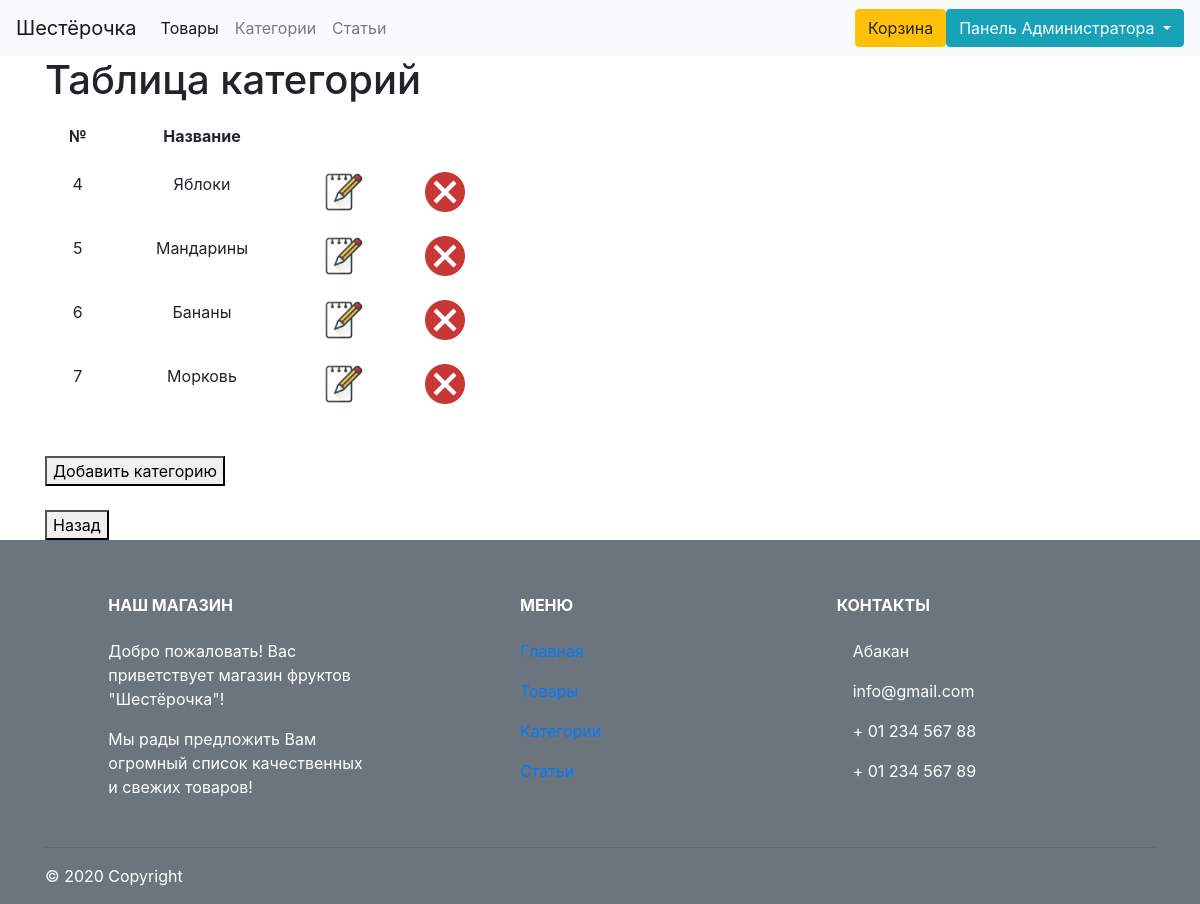
The page /spisok_category.php (signed in) on the database as committed earlier.
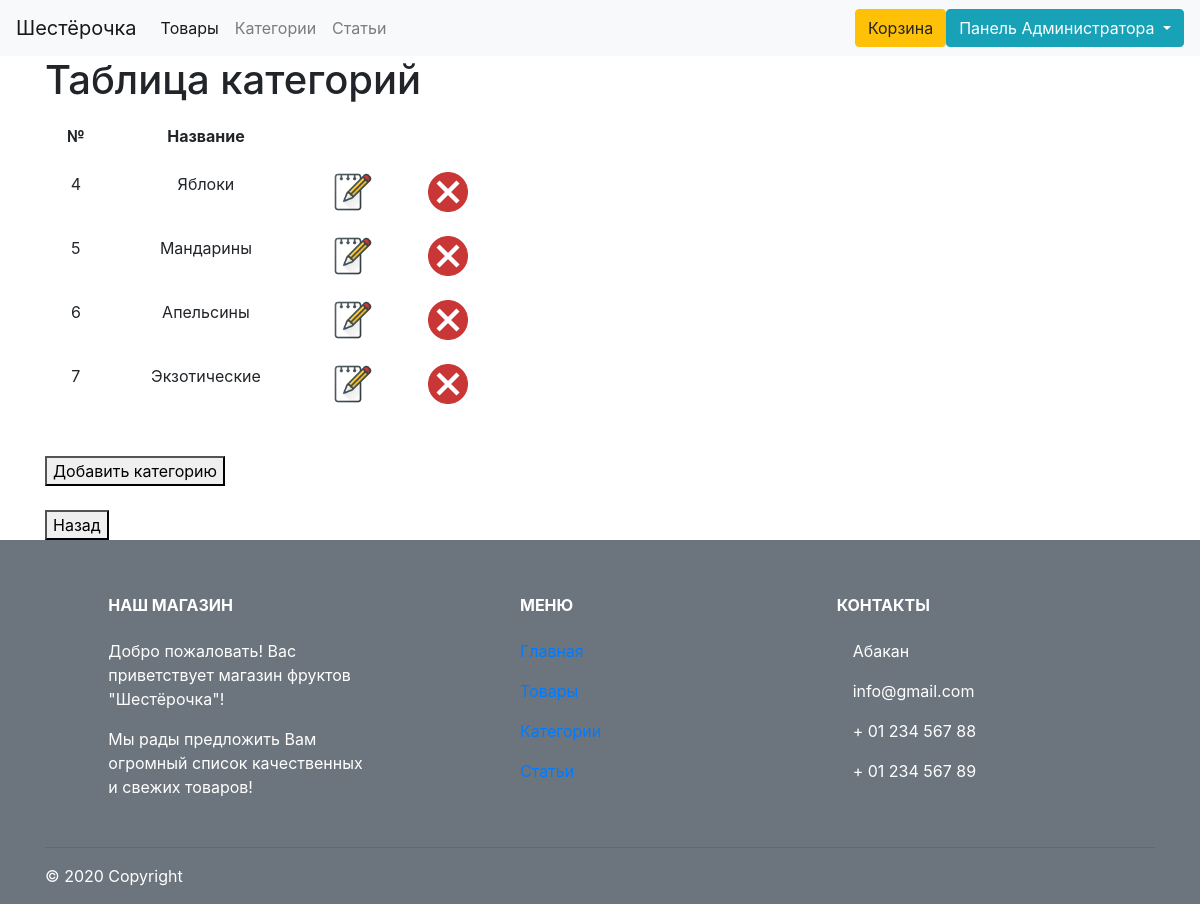
The same page on the database as committed later.
### tables this page shows
CREATE TABLE `category` (
  `id` int(11) NOT NULL,
  `name` varchar(255) NOT NULL
);

### spisok_category.php (the view, shortened to what this page needs)
<?php
require_once 'navbar.php';
$sql = "SELECT * FROM `category`";
$result = $pdo->query($sql);
?>
<!DOCTYPE html>
<html lang="en">
<head>
    <link rel="stylesheet" href="https://stackpath.bootstrapcdn.com/bootstrap/4.4.1/css/bootstrap.min.css"
>
    <link rel="stylesheet" href="https://stackpath.bootstrapcdn.com/bootstrap/4.5.2/css/bootstrap.min.css">
</head>
<body>
<section class="container">
    <div class="login">
        <h1>Таблица категорий</h1>
        <table class = "table table-borderless">
            <thead class="text-center">
            <tr>
                <th>№</th>
                <th>Название</th>
            </tr>
            <?php
        while ($row = $result->fetch())
        {
            echo "<tr>";
            echo '<td>'.$row['id'].'</td>';
            echo '<td>'.$row['name'].'</td>';
            echo '<td><a href="update.php?id='.$row['id'].'"><img src="images/icons/red_icon.png" title="Редактировать" alt="Картинка" width="40" height="40"></a>';
            echo '<td><a href="delete.php?id='.$row['id'].'"><img src="images/icons/close_icon.png" title="Удалить" alt="Картинка" width="40" height="40"></a></td>';
            echo "</tr>";
        }
?>
        </table>
        <br>
        <form action="category.php">
            <button>Добавить категорию</button>
        </form>
        <form action="admin_panel.php">
            <br>
            <button>Назад</button>
        </form>
    </div>
</section>
<?php
require_once 'footer.php';
?>
</body>
</html>

Rows that differ between the two databases and show on the page:
changed category id 6: name "Бананы" → "Апельсины"
changed category id 7: name "Морковь" → "Экзотические"
